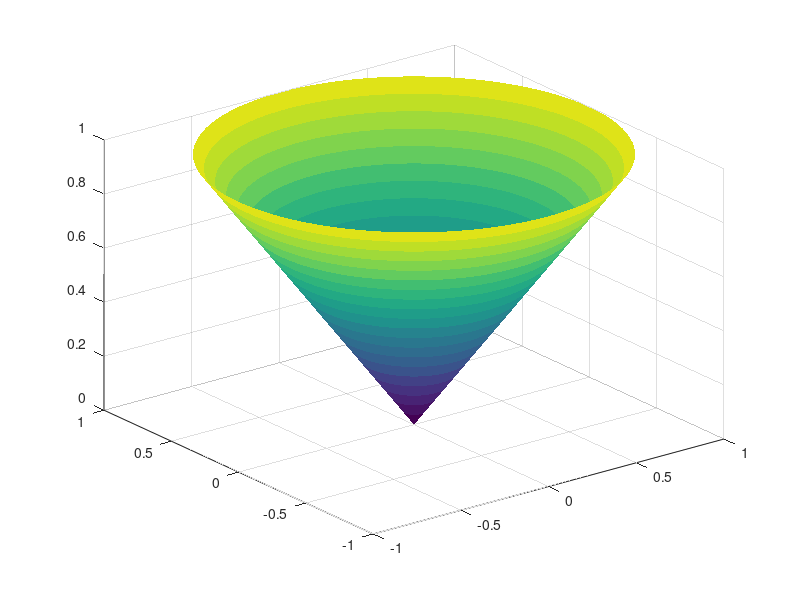

This figure's MATLAB source:
%                        Program radial
% Sets up meshgrid in the unit disk. Plots the function z = r.
% Can be modified to plot eigenfunctions in the disk which are
% radially symmetric; namely the Bessel functions.


rr = 0: .05: 1;
r = rr';
theta = 0: 2*pi/100: 2*pi;

X = r*cos(theta);
Y = r*sin(theta);

R = r*ones(size(theta));
TH = ones(size(r))*theta;


surf(X,Y,R);shading flat


% zeros of J0: x = 2.4048, 5.5201, 8.6537
% zeros of J1: x = 3.8317, 7.0156, 10.1735
% zeros of J2: x = 5.1356, 8.4172, 11.6198
